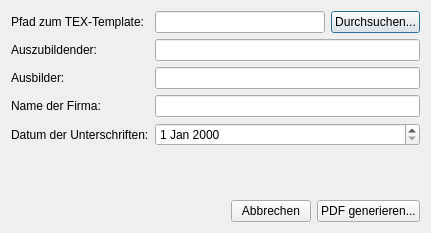
<?xml version="1.0" encoding="UTF-8"?>
<ui version="4.0">
 <class>Dialog</class>
 <widget class="QDialog" name="Dialog">
  <property name="geometry">
   <rect>
    <x>0</x>
    <y>0</y>
    <width>431</width>
    <height>233</height>
   </rect>
  </property>
  <property name="sizePolicy">
   <sizepolicy hsizetype="Preferred" vsizetype="Fixed">
    <horstretch>0</horstretch>
    <verstretch>0</verstretch>
   </sizepolicy>
  </property>
  <property name="minimumSize">
   <size>
    <width>0</width>
    <height>0</height>
   </size>
  </property>
  <property name="maximumSize">
   <size>
    <width>16777215</width>
    <height>16777215</height>
   </size>
  </property>
  <property name="windowTitle">
   <string>PDF Export</string>
  </property>
  <property name="windowIcon">
   <iconset resource="resources.qrc">
    <normaloff>:/images/images/application-pdf.png</normaloff>:/images/images/application-pdf.png</iconset>
  </property>
  <layout class="QVBoxLayout" name="verticalLayout">
   <item>
    <layout class="QFormLayout" name="formLayout">
     <item row="0" column="0">
      <widget class="QLabel" name="label_4">
       <property name="text">
        <string>Pfad zum TEX-Template:</string>
       </property>
       <property name="buddy">
        <cstring>texPath</cstring>
       </property>
      </widget>
     </item>
     <item row="0" column="1">
      <layout class="QHBoxLayout" name="horizontalLayout_2">
       <item>
        <widget class="QLineEdit" name="texPath"/>
       </item>
       <item>
        <widget class="QPushButton" name="browseButton">
         <property name="text">
          <string>Durchsuchen...</string>
         </property>
        </widget>
       </item>
      </layout>
     </item>
     <item row="1" column="0">
      <widget class="QLabel" name="label">
       <property name="text">
        <string>Auszubildender:</string>
       </property>
       <property name="buddy">
        <cstring>traineeName</cstring>
       </property>
      </widget>
     </item>
     <item row="1" column="1">
      <widget class="QLineEdit" name="traineeName"/>
     </item>
     <item row="2" column="0">
      <widget class="QLabel" name="label_2">
       <property name="text">
        <string>Ausbilder:</string>
       </property>
       <property name="buddy">
        <cstring>instructorName</cstring>
       </property>
      </widget>
     </item>
     <item row="2" column="1">
      <widget class="QLineEdit" name="instructorName"/>
     </item>
     <item row="4" column="0">
      <widget class="QLabel" name="label_3">
       <property name="text">
        <string>Datum der Unterschriften:</string>
       </property>
       <property name="buddy">
        <cstring>dateEdit</cstring>
       </property>
      </widget>
     </item>
     <item row="4" column="1">
      <widget class="QDateEdit" name="dateEdit"/>
     </item>
     <item row="3" column="0">
      <widget class="QLabel" name="label_5">
       <property name="text">
        <string>Name der Firma:</string>
       </property>
      </widget>
     </item>
     <item row="3" column="1">
      <widget class="QLineEdit" name="companyName"/>
     </item>
    </layout>
   </item>
   <item>
    <layout class="QHBoxLayout" name="horizontalLayout">
     <item>
      <spacer name="horizontalSpacer">
       <property name="orientation">
        <enum>Qt::Horizontal</enum>
       </property>
       <property name="sizeHint" stdset="0">
        <size>
         <width>40</width>
         <height>20</height>
        </size>
       </property>
      </spacer>
     </item>
     <item>
      <widget class="QPushButton" name="cancelButton">
       <property name="text">
        <string>Abbrechen</string>
       </property>
      </widget>
     </item>
     <item>
      <widget class="QPushButton" name="generateButton">
       <property name="text">
        <string>PDF generieren...</string>
       </property>
       <property name="icon">
        <iconset resource="resources.qrc">
         <normaloff>:/images/images/arrow-right.png</normaloff>:/images/images/arrow-right.png</iconset>
       </property>
      </widget>
     </item>
    </layout>
   </item>
  </layout>
 </widget>
 <tabstops>
  <tabstop>texPath</tabstop>
  <tabstop>browseButton</tabstop>
  <tabstop>traineeName</tabstop>
  <tabstop>instructorName</tabstop>
  <tabstop>companyName</tabstop>
  <tabstop>dateEdit</tabstop>
  <tabstop>cancelButton</tabstop>
  <tabstop>generateButton</tabstop>
 </tabstops>
 <resources>
  <include location="resources.qrc"/>
 </resources>
 <connections>
  <connection>
   <sender>cancelButton</sender>
   <signal>clicked()</signal>
   <receiver>Dialog</receiver>
   <slot>reject()</slot>
   <hints>
    <hint type="sourcelabel">
     <x>275</x>
     <y>126</y>
    </hint>
    <hint type="destinationlabel">
     <x>133</x>
     <y>152</y>
    </hint>
   </hints>
  </connection>
 </connections>
</ui>
